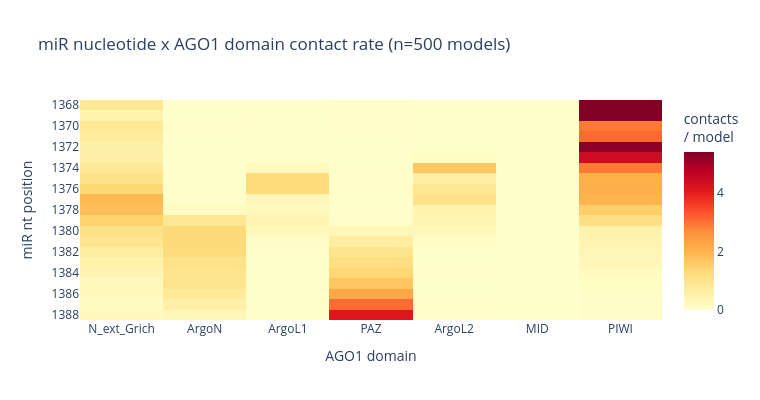

The notebook cell this image was saved under:
### Markdown cell above
## miR-ligand PLIP pass (per-nucleotide)

`results/ago1_fbw2_mir165a/all_selected_summary_mir_ligands.csv` — the second
PLIP pass with `--chains` omitted and no `--dnareceptor`, so every miR
nucleotide is reported as its own ligand. Here we filter to AGO1 (chain A)
contacts and map each nucleotide position × AGO1 domain.

### Code cell
mir_csv = RESULTS_DIR / "all_selected_summary_mir_ligands.csv"
if mir_csv.exists():
    mdf = pd.read_csv(mir_csv).rename(columns={"replica": "cluster", "model": "fname"})
    mdf = mdf.merge(sel, on=["fname"], how="left", suffixes=("", "_sel"))
    # keep rows where AGO1 (chain A) is on either side of the contact
    a_side = mdf[mdf["reschain"] == "A"].copy()
    a_side["ago1_domain"] = receptor_mapper(a_side["resnr"] - rec_off)
    nt = sorted(a_side["resnr_lig"].dropna().unique())
    n_norm_m = a_side.groupby(["cluster", "fname"]).ngroups or 1
    ct = (a_side.dropna(subset=["ago1_domain"]).groupby(["resnr_lig", "ago1_domain"], observed=True)
          .size().div(n_norm_m).unstack(fill_value=0)
          .reindex(index=nt, columns=RECEPTOR_LABELS, fill_value=0))
    fig = go.Figure(go.Heatmap(z=ct.values, x=RECEPTOR_LABELS, y=[str(int(p)) for p in nt],
        colorscale="YlOrRd", colorbar=dict(title="contacts<br>/ model"),
        hovertemplate="AGO1 domain %{x}<br>miR nt %{y}<br>%{z:.3f}/model<extra></extra>"))
    fig.update_layout(title=f"miR nucleotide x AGO1 domain contact rate (n={n_norm_m} models)",
        xaxis_title="AGO1 domain", yaxis_title="miR nt position",
        yaxis=dict(autorange="reversed"), template=TEMPLATE, width=760, height=max(400, len(nt) * 18))
    save_fig(fig, "mir_nt_x_ago1_domain_heatmap.html", "mir_ligands")
else:
    print(f"{mir_csv} not found -- run the plip_mir_ligands pass first.")

### Figure 1 — Plotly figure (JSON) as saved in the notebook; plotly's stock layout.template omitted (floating-point values rounded to 4 significant figures; data arrays with more than 128 entries replaced by an {"elided": "..."} marker saying what was removed)
{"data": [{"colorbar": {"title": {"text": "contacts<br>/ model"}}, "colorscale": [[0.0, "rgb(255,255,204)"], [0.125, "rgb(255,237,160)"], [0.25, "rgb(254,217,118)"], [0.375, "rgb(254,178,76)"], [0.5, "rgb(253,141,60)"], [0.625, "rgb(252,78,42)"], [0.75, "rgb(227,26,28)"], [0.875, "rgb(189,0,38)"], [1.0, "rgb(128,0,38)"]], "hovertemplate": "AGO1 domain %{x}<br>miR nt %{y}<br>%{z:.3f}/model<extra></extra>", "type": "heatmap", "x": ["N_ext_Grich", "ArgoN", "ArgoL1", "PAZ", "ArgoL2", "MID", "PIWI"], "y": ["1368", "1369", "1370", "1371", "1372", "1373", "1374", "1375", "1376", "1377", "1378", "1379", "1380", "1381", "1382", "1383", "1384", "1385", "1386", "1387", "1388"], "z": {"elided": "21x7 float values"}}], "layout": {"height": 400, "title": {"text": "miR nucleotide x AGO1 domain contact rate (n=500 models)"}, "width": 760, "xaxis": {"title": {"text": "AGO1 domain"}}, "yaxis": {"autorange": "reversed", "title": {"text": "miR nt position"}}}}
